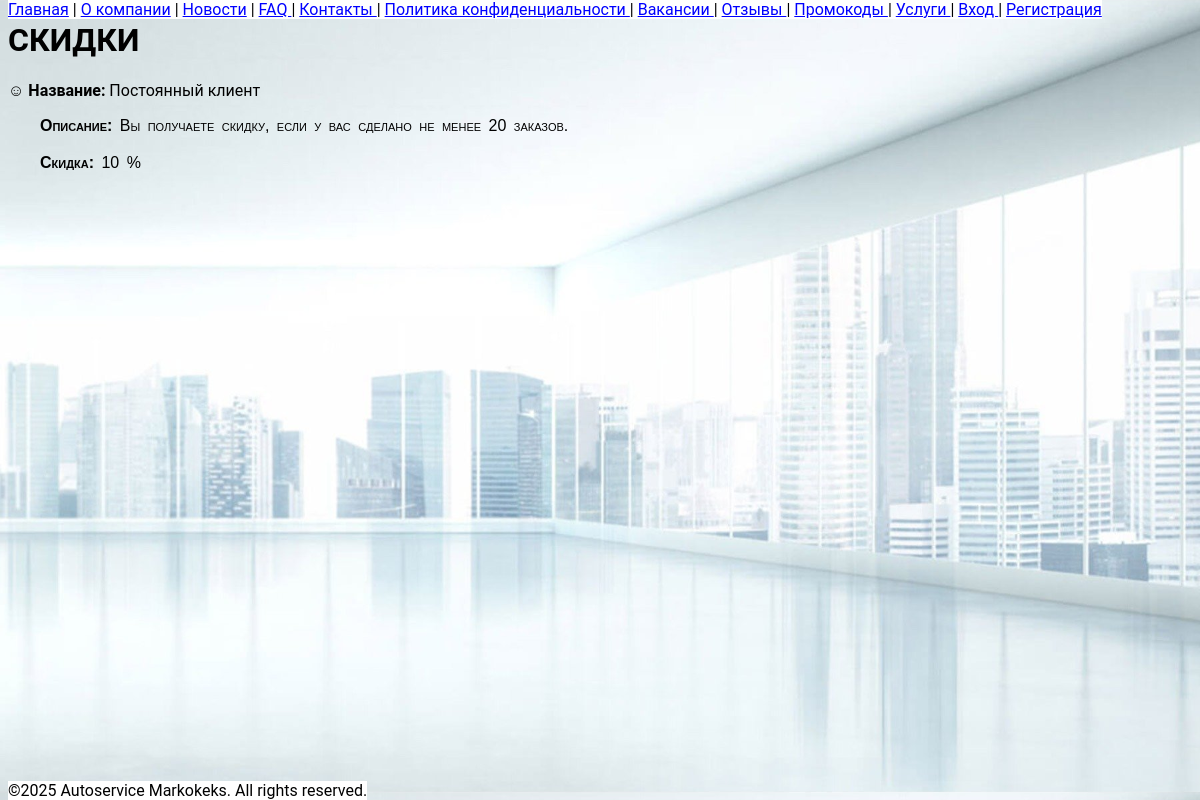
The app's page /discounts/, older data.
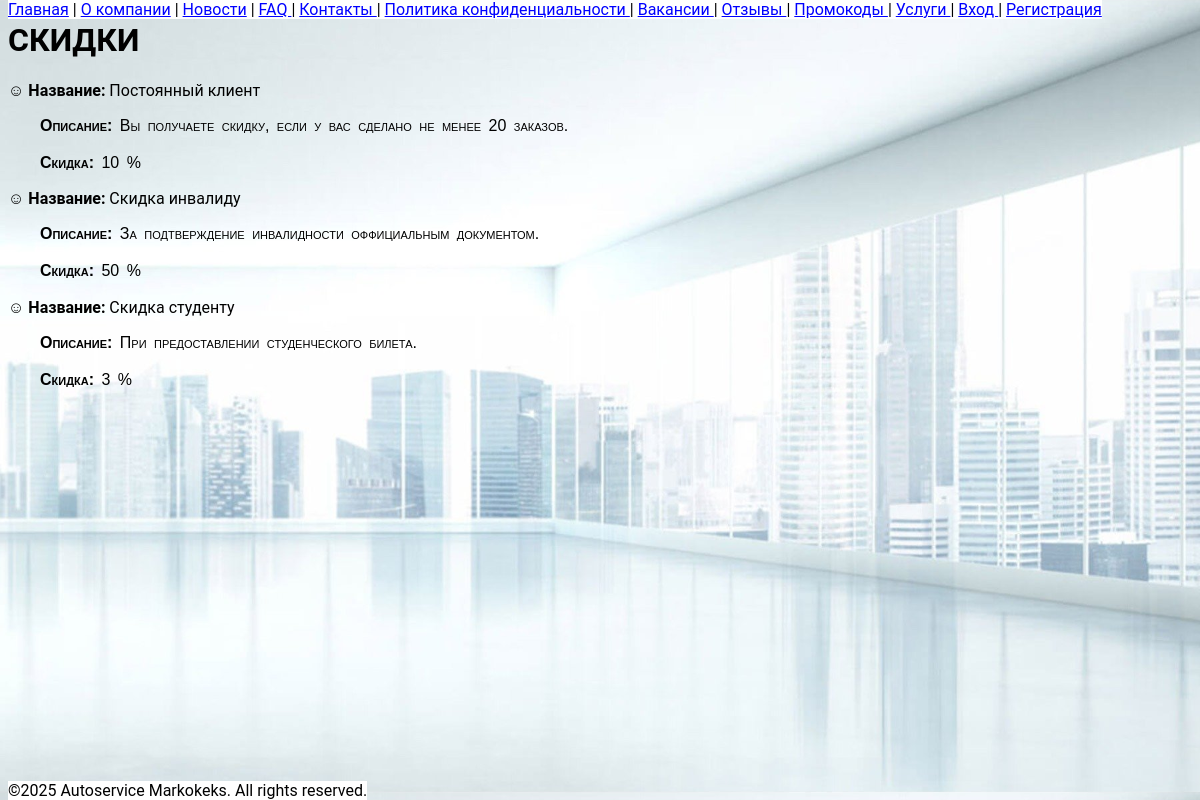
The same page, newer data.
### discounts/models.py (models this page shows)
class Discounts(models.Model):
    name = models.CharField(max_length=40)
    description = models.TextField()
    discount = models.IntegerField()

### discounts/views.py (the view)
# urls.py: path('discounts/', discounts_view, name="discounts"),
def discounts_view(request):
    discounts = Discounts.objects.all()
    return render(request, 'discounts.html', {'discounts': discounts})

### discounts/templates/discounts.html (shortened to what this page needs)
{% extends "base.html" %}
{% block header %}Скидки{% endblock header %}
{% block style %}
    {% load static %}
{% endblock %}
{% block content %}
    <ul>
        {% for discount in discounts %}
            <li>
                <block>
                    <strong>Название:</strong> {{discount.name}}
                <p> <strong>Описание:</strong> {{discount.description}} </p>
                <p> <strong> Скидка:</strong> {{discount.discount}} % </p>
                </block>
            </li>
        {% endfor %}
    </ul>
{% endblock %}

Row changes from the older to the newer data that the page shows:
added Discounts: name "Скидка инвалиду", description "За подтверждение инвалидности оффициальным документом.", discount "50"
added Discounts: name "Скидка студенту", description "При предоставлении студенческого билета.", discount "3"
